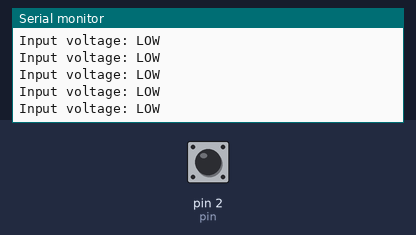
Recording of a sketch running on a simulated Arduino Uno, built with avr-gcc and run on an emulated ATmega328P. Shown: the last lines printed to the serial monitor. The test bench sets the inputs (shaded band); at power-on: pin 2 (pin) LOW.

Above: at 1.2 s.
1.3 s: pin 2 (pin) driven HIGH
At 2.0 s:
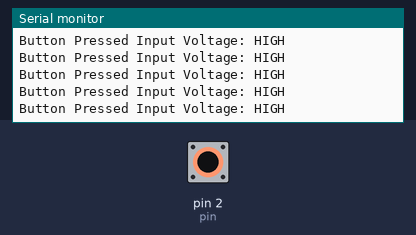
3.2 s: pin 2 (pin) driven LOW
At 3.8 s:
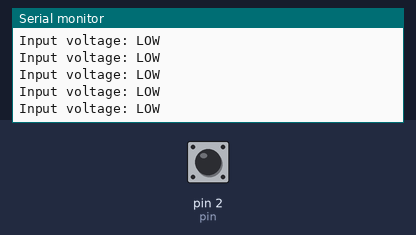
6.2 s: pin 2 (pin) driven HIGH
At 6.9 s:
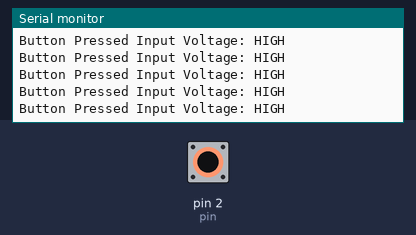
9.2 s: pin 2 (pin) driven LOW
At 9.8 s:
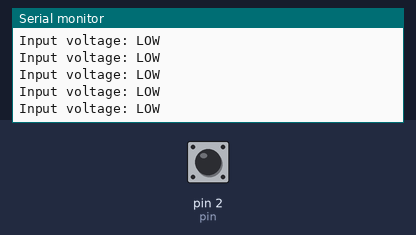
12.2 s: pin 2 (pin) driven HIGH
At 13.1 s:
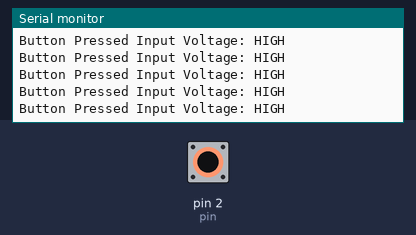

The sketch:

l5_Button_Press.ino
```cpp
int buttonState = 0;
int pin = 2;

void setup() {
  // put your setup code here, to run once:
  pinMode(pin, INPUT);
  Serial.begin(9600);
}

void loop() {
  // put your main code here, to run repeatedly:
  buttonState = digitalRead(pin);

  // Serial.println(buttonState);
  if (buttonState == HIGH) {
    Serial.println("Button Pressed Input Voltage: HIGH");
  } else {
    Serial.println("Input voltage: LOW");
  }
}
```

Measured:
- after the input at 1.3 s, the serial monitor: prints a new line after 0.07 s (image 1)
